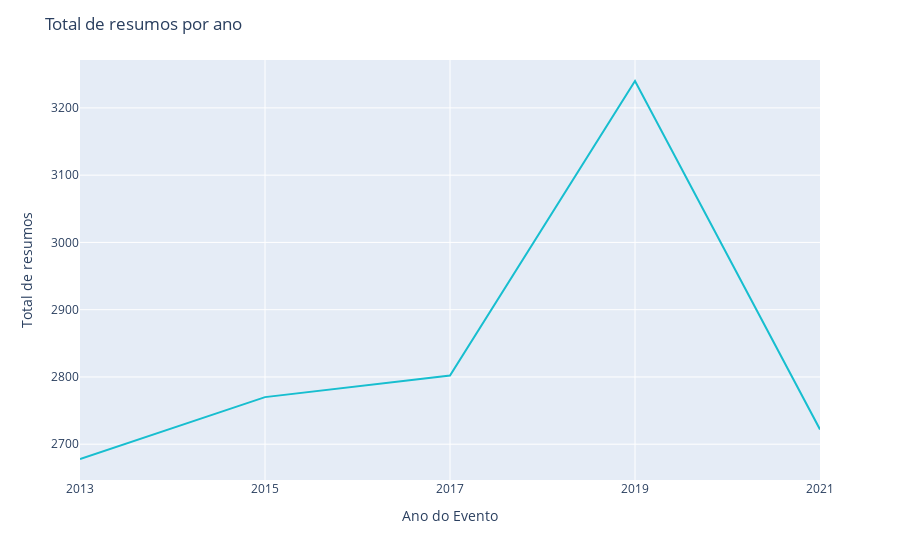

Notebook code for this chart:
### Code cell
# criar gráfico de linha com df_anpuh_anos
fig=px.line(
    df_anpuh_anos,
    x='Ano',
    y='Total de Resumos'
)
# configurar o layout do gráfico
fig.update_layout(
    title='Total de resumos por ano',
    xaxis_title='Ano do Evento',
    yaxis_title='Total de resumos'
)
# configurar o traçado
fig.update_traces(
    line_color='#17BECF',
    hovertemplate='<b>%{x}</b><br>Total de resumos: %{y}'
)
# configurar os valores do eixo x
fig.update_xaxes(
    tickvals=[2013, 2015, 2017, 2019, 2021]
)
# mostrar o gráfico
fig.show()
# salvar como html e png
fig.write_html('anpuh_line.html')
fig.write_image('anpuh_line.png')

### Figure 1 — Plotly figure (JSON) as saved in the notebook; plotly's stock layout.template omitted (floating-point values rounded to 4 significant figures)
{"data": [{"hovertemplate": "<b>%{x}</b><br>Total de resumos: %{y}", "legendgroup": "", "line": {"color": "#17BECF", "dash": "solid"}, "marker": {"symbol": "circle"}, "mode": "lines", "name": "", "orientation": "v", "showlegend": false, "type": "scatter", "x": [2013, 2015, 2017, 2019, 2021], "xaxis": "x", "y": [2678, 2770, 2802, 3240, 2722], "yaxis": "y"}], "layout": {"legend": {"tracegroupgap": 0}, "margin": {"t": 60}, "title": {"text": "Total de resumos por ano"}, "xaxis": {"anchor": "y", "domain": [0, 1], "tickvals": [2013, 2015, 2017, 2019, 2021], "title": {"text": "Ano do Evento"}}, "yaxis": {"anchor": "x", "domain": [0, 1], "title": {"text": "Total de resumos"}}}}
